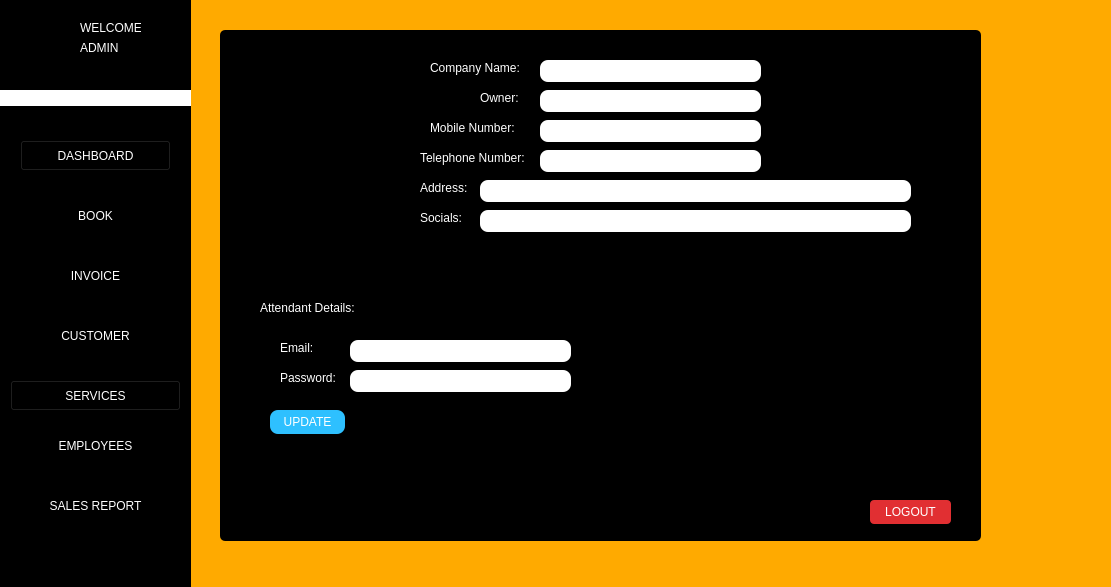
<?xml version="1.0" encoding="UTF-8"?>
<ui version="4.0">
 <class>Form</class>
 <widget class="QWidget" name="Form">
  <property name="geometry">
   <rect>
    <x>0</x>
    <y>0</y>
    <width>1111</width>
    <height>587</height>
   </rect>
  </property>
  <property name="windowTitle">
   <string>Form</string>
  </property>
  <property name="styleSheet">
   <string notr="true">background-color: rgb(255, 170, 0);</string>
  </property>
  <widget class="QLineEdit" name="txt_admin_password">
   <property name="geometry">
    <rect>
     <x>350</x>
     <y>370</y>
     <width>221</width>
     <height>22</height>
    </rect>
   </property>
   <property name="styleSheet">
    <string notr="true">background-color: white;
border-color: rgb(122, 122, 122);
border-radius: 8px;</string>
   </property>
   <property name="echoMode">
    <enum>QLineEdit::Password</enum>
   </property>
  </widget>
  <widget class="QLabel" name="label_17">
   <property name="geometry">
    <rect>
     <x>250</x>
     <y>50</y>
     <width>161</width>
     <height>171</height>
    </rect>
   </property>
   <property name="styleSheet">
    <string notr="true">background-color:black;</string>
   </property>
   <property name="text">
    <string/>
   </property>
   <property name="pixmap">
    <pixmap>../img/ARMS_LGO(1).png</pixmap>
   </property>
  </widget>
  <widget class="QLineEdit" name="txt_admin_telnum">
   <property name="geometry">
    <rect>
     <x>540</x>
     <y>150</y>
     <width>221</width>
     <height>22</height>
    </rect>
   </property>
   <property name="styleSheet">
    <string notr="true">background-color: white;
border-color: rgb(122, 122, 122);
border-radius: 8px;</string>
   </property>
  </widget>
  <widget class="QLabel" name="label_42">
   <property name="geometry">
    <rect>
     <x>420</x>
     <y>180</y>
     <width>51</width>
     <height>16</height>
    </rect>
   </property>
   <property name="styleSheet">
    <string notr="true">background-color: black;
color: white;</string>
   </property>
   <property name="text">
    <string>Address:</string>
   </property>
  </widget>
  <widget class="QLabel" name="label_43">
   <property name="geometry">
    <rect>
     <x>420</x>
     <y>210</y>
     <width>51</width>
     <height>16</height>
    </rect>
   </property>
   <property name="styleSheet">
    <string notr="true">background-color: black;
color: white;</string>
   </property>
   <property name="text">
    <string>Socials:</string>
   </property>
  </widget>
  <widget class="QPushButton" name="btn_logout">
   <property name="geometry">
    <rect>
     <x>870</x>
     <y>500</y>
     <width>81</width>
     <height>24</height>
    </rect>
   </property>
   <property name="styleSheet">
    <string notr="true">background-color: rgb(225, 47, 50);
color: white;
border-style: none;
border-radius: 4px;</string>
   </property>
   <property name="text">
    <string>LOGOUT</string>
   </property>
   <property name="icon">
    <iconset>
     <normaloff>img/logout.png</normaloff>img/logout.png</iconset>
   </property>
  </widget>
  <widget class="QLineEdit" name="txt_admin_comp">
   <property name="geometry">
    <rect>
     <x>540</x>
     <y>60</y>
     <width>221</width>
     <height>22</height>
    </rect>
   </property>
   <property name="styleSheet">
    <string notr="true">background-color: white;
border-color: rgb(122, 122, 122);
border-radius: 8px;</string>
   </property>
  </widget>
  <widget class="QLabel" name="label_19">
   <property name="geometry">
    <rect>
     <x>220</x>
     <y>30</y>
     <width>761</width>
     <height>511</height>
    </rect>
   </property>
   <property name="styleSheet">
    <string notr="true">background-color: black;
border-radius: 5px;
</string>
   </property>
   <property name="text">
    <string/>
   </property>
  </widget>
  <widget class="QLineEdit" name="txt_admin_contnum">
   <property name="geometry">
    <rect>
     <x>540</x>
     <y>120</y>
     <width>221</width>
     <height>22</height>
    </rect>
   </property>
   <property name="styleSheet">
    <string notr="true">background-color: white;
border-color: rgb(122, 122, 122);
border-radius: 8px;</string>
   </property>
  </widget>
  <widget class="QLabel" name="label_18">
   <property name="geometry">
    <rect>
     <x>430</x>
     <y>60</y>
     <width>91</width>
     <height>16</height>
    </rect>
   </property>
   <property name="styleSheet">
    <string notr="true">background-color: black;
color: white;</string>
   </property>
   <property name="text">
    <string>Company Name:</string>
   </property>
  </widget>
  <widget class="QLineEdit" name="txt_admin_social">
   <property name="geometry">
    <rect>
     <x>480</x>
     <y>210</y>
     <width>431</width>
     <height>22</height>
    </rect>
   </property>
   <property name="styleSheet">
    <string notr="true">background-color: white;
border-color: rgb(122, 122, 122);
border-radius: 8px;</string>
   </property>
  </widget>
  <widget class="QLabel" name="label_21">
   <property name="geometry">
    <rect>
     <x>430</x>
     <y>120</y>
     <width>91</width>
     <height>16</height>
    </rect>
   </property>
   <property name="styleSheet">
    <string notr="true">background-color: black;
color: white;</string>
   </property>
   <property name="text">
    <string>Mobile Number:</string>
   </property>
  </widget>
  <widget class="QLabel" name="label_48">
   <property name="geometry">
    <rect>
     <x>260</x>
     <y>300</y>
     <width>101</width>
     <height>16</height>
    </rect>
   </property>
   <property name="styleSheet">
    <string notr="true">background-color: black;
color: white;</string>
   </property>
   <property name="text">
    <string>Attendant Details:</string>
   </property>
  </widget>
  <widget class="QLineEdit" name="txt_admin_name">
   <property name="geometry">
    <rect>
     <x>540</x>
     <y>90</y>
     <width>221</width>
     <height>22</height>
    </rect>
   </property>
   <property name="styleSheet">
    <string notr="true">background-color: white;
border-color: rgb(122, 122, 122);
border-radius: 8px;</string>
   </property>
  </widget>
  <widget class="QLabel" name="label_20">
   <property name="geometry">
    <rect>
     <x>480</x>
     <y>90</y>
     <width>41</width>
     <height>16</height>
    </rect>
   </property>
   <property name="styleSheet">
    <string notr="true">background-color: black;
color: white;</string>
   </property>
   <property name="text">
    <string>Owner:</string>
   </property>
  </widget>
  <widget class="QLineEdit" name="txt_admin_address">
   <property name="geometry">
    <rect>
     <x>480</x>
     <y>180</y>
     <width>431</width>
     <height>22</height>
    </rect>
   </property>
   <property name="styleSheet">
    <string notr="true">background-color: white;
border-color: rgb(122, 122, 122);
border-radius: 8px;</string>
   </property>
  </widget>
  <widget class="QLabel" name="label_51">
   <property name="geometry">
    <rect>
     <x>280</x>
     <y>340</y>
     <width>41</width>
     <height>16</height>
    </rect>
   </property>
   <property name="styleSheet">
    <string notr="true">background-color: black;
color: white;</string>
   </property>
   <property name="text">
    <string>Email:</string>
   </property>
  </widget>
  <widget class="QLabel" name="label_52">
   <property name="geometry">
    <rect>
     <x>280</x>
     <y>370</y>
     <width>61</width>
     <height>16</height>
    </rect>
   </property>
   <property name="styleSheet">
    <string notr="true">background-color: black;
color: white;</string>
   </property>
   <property name="text">
    <string>Password:</string>
   </property>
  </widget>
  <widget class="QPushButton" name="btn_admin_update">
   <property name="geometry">
    <rect>
     <x>270</x>
     <y>410</y>
     <width>75</width>
     <height>24</height>
    </rect>
   </property>
   <property name="styleSheet">
    <string notr="true">background-color: rgb(46, 192, 255);
color: rgb(255, 255, 255);
border-radius: 8px;</string>
   </property>
   <property name="text">
    <string>UPDATE</string>
   </property>
  </widget>
  <widget class="QLabel" name="label_40">
   <property name="geometry">
    <rect>
     <x>420</x>
     <y>150</y>
     <width>111</width>
     <height>16</height>
    </rect>
   </property>
   <property name="styleSheet">
    <string notr="true">background-color: black;
color: white;</string>
   </property>
   <property name="text">
    <string>Telephone Number:</string>
   </property>
  </widget>
  <widget class="QLabel" name="label_13">
   <property name="geometry">
    <rect>
     <x>80</x>
     <y>20</y>
     <width>61</width>
     <height>16</height>
    </rect>
   </property>
   <property name="styleSheet">
    <string notr="true">color: rgb(255, 255, 255);
background-color: rgb(0, 0, 0);</string>
   </property>
   <property name="text">
    <string>WELCOME</string>
   </property>
  </widget>
  <widget class="QPushButton" name="btn_settings">
   <property name="geometry">
    <rect>
     <x>10</x>
     <y>530</y>
     <width>31</width>
     <height>24</height>
    </rect>
   </property>
   <property name="styleSheet">
    <string notr="true">border-style: none;
background-color: rgb(0, 0, 0);</string>
   </property>
   <property name="text">
    <string/>
   </property>
   <property name="icon">
    <iconset>
     <normaloff>../img/settingsIM.png</normaloff>../img/settingsIM.png</iconset>
   </property>
   <property name="iconSize">
    <size>
     <width>20</width>
     <height>20</height>
    </size>
   </property>
  </widget>
  <widget class="QLabel" name="txt_admin_name_2">
   <property name="geometry">
    <rect>
     <x>80</x>
     <y>40</y>
     <width>91</width>
     <height>16</height>
    </rect>
   </property>
   <property name="styleSheet">
    <string notr="true">color: rgb(255, 255, 255);
background-color: rgb(0, 0, 0);
</string>
   </property>
   <property name="text">
    <string>ADMIN</string>
   </property>
  </widget>
  <widget class="QPushButton" name="btn_dashboard">
   <property name="geometry">
    <rect>
     <x>20</x>
     <y>140</y>
     <width>151</width>
     <height>31</height>
    </rect>
   </property>
   <property name="styleSheet">
    <string notr="true">color: rgb(255, 255, 255);
background-color: rgb(0, 0, 0);
</string>
   </property>
   <property name="text">
    <string>DASHBOARD</string>
   </property>
  </widget>
  <widget class="QLabel" name="label_33">
   <property name="geometry">
    <rect>
     <x>20</x>
     <y>20</y>
     <width>41</width>
     <height>41</height>
    </rect>
   </property>
   <property name="styleSheet">
    <string notr="true">border-style: none;
background-color: black;
</string>
   </property>
   <property name="text">
    <string/>
   </property>
   <property name="pixmap">
    <pixmap>../img/ARMS_LGO(1).png</pixmap>
   </property>
   <property name="scaledContents">
    <bool>true</bool>
   </property>
  </widget>
  <widget class="QLabel" name="label">
   <property name="geometry">
    <rect>
     <x>0</x>
     <y>0</y>
     <width>191</width>
     <height>621</height>
    </rect>
   </property>
   <property name="styleSheet">
    <string notr="true">background-color: rgb(0, 0, 0);</string>
   </property>
   <property name="text">
    <string/>
   </property>
  </widget>
  <widget class="QPushButton" name="btn_services">
   <property name="geometry">
    <rect>
     <x>10</x>
     <y>380</y>
     <width>171</width>
     <height>31</height>
    </rect>
   </property>
   <property name="styleSheet">
    <string notr="true">color: rgb(255, 255, 255);
background-color: rgb(0, 0, 0);
</string>
   </property>
   <property name="text">
    <string>SERVICES</string>
   </property>
  </widget>
  <widget class="QPushButton" name="btn_books">
   <property name="geometry">
    <rect>
     <x>20</x>
     <y>200</y>
     <width>151</width>
     <height>31</height>
    </rect>
   </property>
   <property name="styleSheet">
    <string notr="true">border-style: none;
color: #fff;
color: rgb(255, 255, 255);
background-color: rgb(0, 0, 0);

</string>
   </property>
   <property name="text">
    <string>BOOK</string>
   </property>
  </widget>
  <widget class="QPushButton" name="btn_employees">
   <property name="geometry">
    <rect>
     <x>10</x>
     <y>430</y>
     <width>171</width>
     <height>31</height>
    </rect>
   </property>
   <property name="styleSheet">
    <string notr="true">border-style: none;
color: #fff;

color: rgb(255, 255, 255);
background-color: rgb(0, 0, 0);</string>
   </property>
   <property name="text">
    <string>EMPLOYEES</string>
   </property>
  </widget>
  <widget class="QPushButton" name="btn_customer">
   <property name="geometry">
    <rect>
     <x>20</x>
     <y>320</y>
     <width>151</width>
     <height>31</height>
    </rect>
   </property>
   <property name="styleSheet">
    <string notr="true">border-style: none;
color: #fff;
color: rgb(255, 255, 255);
background-color: rgb(0, 0, 0);
</string>
   </property>
   <property name="text">
    <string>CUSTOMER</string>
   </property>
  </widget>
  <widget class="QLabel" name="label_2">
   <property name="geometry">
    <rect>
     <x>0</x>
     <y>90</y>
     <width>191</width>
     <height>16</height>
    </rect>
   </property>
   <property name="styleSheet">
    <string notr="true">background-color: rgb(255, 255, 255);</string>
   </property>
   <property name="text">
    <string/>
   </property>
  </widget>
  <widget class="QPushButton" name="btn_salesrep">
   <property name="geometry">
    <rect>
     <x>10</x>
     <y>490</y>
     <width>171</width>
     <height>31</height>
    </rect>
   </property>
   <property name="styleSheet">
    <string notr="true">border-style: none;
color: #fff;

color: rgb(255, 255, 255);
background-color: rgb(0, 0, 0);</string>
   </property>
   <property name="text">
    <string>SALES REPORT</string>
   </property>
  </widget>
  <widget class="QPushButton" name="btn_invoice">
   <property name="geometry">
    <rect>
     <x>20</x>
     <y>260</y>
     <width>151</width>
     <height>31</height>
    </rect>
   </property>
   <property name="styleSheet">
    <string notr="true">border-style: none;
color: rgb(255, 255, 255);
background-color: rgb(0, 0, 0);</string>
   </property>
   <property name="text">
    <string>INVOICE</string>
   </property>
  </widget>
  <widget class="QLineEdit" name="txt_show_email">
   <property name="geometry">
    <rect>
     <x>350</x>
     <y>340</y>
     <width>221</width>
     <height>22</height>
    </rect>
   </property>
   <property name="styleSheet">
    <string notr="true">background-color: white;
border-color: rgb(122, 122, 122);
border-radius: 8px;</string>
   </property>
  </widget>
  <zorder>label</zorder>
  <zorder>label_19</zorder>
  <zorder>txt_admin_password</zorder>
  <zorder>label_17</zorder>
  <zorder>txt_admin_telnum</zorder>
  <zorder>label_42</zorder>
  <zorder>label_43</zorder>
  <zorder>btn_logout</zorder>
  <zorder>txt_admin_comp</zorder>
  <zorder>txt_admin_contnum</zorder>
  <zorder>label_18</zorder>
  <zorder>txt_admin_social</zorder>
  <zorder>label_21</zorder>
  <zorder>label_48</zorder>
  <zorder>txt_admin_name</zorder>
  <zorder>label_20</zorder>
  <zorder>txt_admin_address</zorder>
  <zorder>label_51</zorder>
  <zorder>label_52</zorder>
  <zorder>btn_admin_update</zorder>
  <zorder>label_40</zorder>
  <zorder>label_13</zorder>
  <zorder>btn_settings</zorder>
  <zorder>txt_admin_name_2</zorder>
  <zorder>btn_dashboard</zorder>
  <zorder>label_33</zorder>
  <zorder>btn_services</zorder>
  <zorder>btn_books</zorder>
  <zorder>btn_employees</zorder>
  <zorder>btn_customer</zorder>
  <zorder>label_2</zorder>
  <zorder>btn_salesrep</zorder>
  <zorder>btn_invoice</zorder>
  <zorder>txt_show_email</zorder>
 </widget>
 <resources/>
 <connections/>
</ui>
